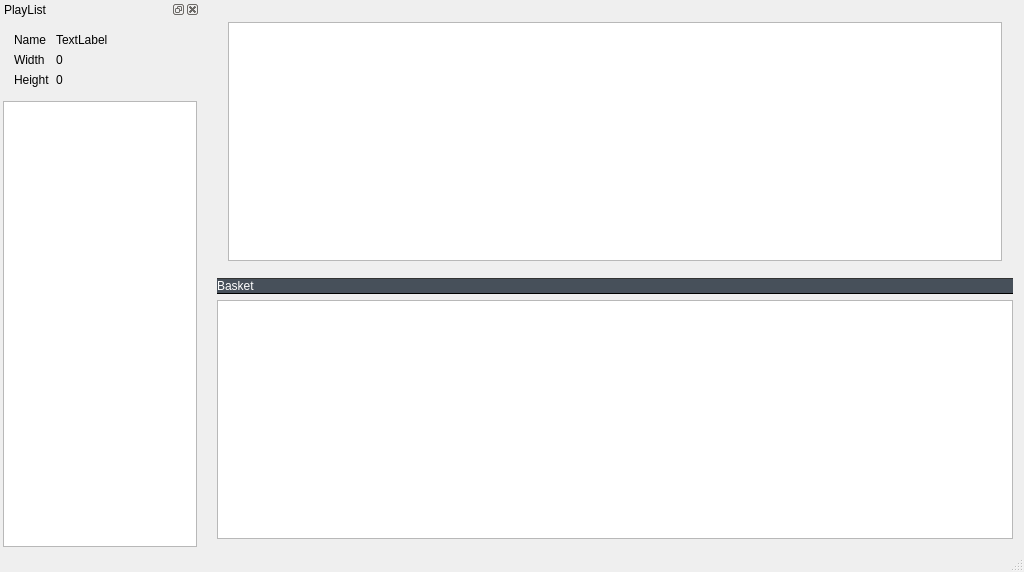
<?xml version="1.0" encoding="UTF-8"?>
<ui version="4.0">
 <class>MainWindow</class>
 <widget class="QMainWindow" name="MainWindow">
  <property name="geometry">
   <rect>
    <x>0</x>
    <y>0</y>
    <width>1024</width>
    <height>572</height>
   </rect>
  </property>
  <property name="windowTitle">
   <string>silica</string>
  </property>
  <property name="styleSheet">
   <string notr="true"/>
  </property>
  <widget class="QWidget" name="centralWidget">
   <layout class="QGridLayout" name="gridLayout">
    <item row="3" column="0">
     <widget class="QWidget" name="basketPane" native="true">
      <property name="autoFillBackground">
       <bool>false</bool>
      </property>
      <property name="styleSheet">
       <string notr="true"/>
      </property>
      <layout class="QVBoxLayout" name="verticalLayout">
       <property name="leftMargin">
        <number>0</number>
       </property>
       <property name="topMargin">
        <number>0</number>
       </property>
       <property name="rightMargin">
        <number>0</number>
       </property>
       <property name="bottomMargin">
        <number>0</number>
       </property>
       <item>
        <widget class="QLabel" name="basketTitle">
         <property name="sizePolicy">
          <sizepolicy hsizetype="Preferred" vsizetype="Preferred">
           <horstretch>0</horstretch>
           <verstretch>0</verstretch>
          </sizepolicy>
         </property>
         <property name="styleSheet">
          <string notr="true">
             color: #FFFFFF;
             background-color: #47505A;
             padding: 0.3em 1em;
             border-top: 1px solid #333333;
             border-bottom: 1px solid #000000;
             max-height: 1em;
          </string>
         </property>
         <property name="text">
          <string>Basket</string>
         </property>
         <property name="indent">
          <number>0</number>
         </property>
        </widget>
       </item>
       <item>
        <widget class="BasketView" name="basketView">
         <property name="lineWidth">
          <number>0</number>
         </property>
        </widget>
       </item>
      </layout>
     </widget>
    </item>
    <item row="0" column="0">
     <widget class="QStackedWidget" name="stackedViews">
      <property name="currentIndex">
       <number>0</number>
      </property>
      <widget class="QWidget" name="pageFav">
       <layout class="QGridLayout" name="gridLayout_4">
        <item row="0" column="0">
         <widget class="PlayListGalleryView" name="playListGallery"/>
        </item>
       </layout>
      </widget>
      <widget class="QWidget" name="pageFileSystem">
       <layout class="QVBoxLayout" name="pageFileSystemLayout">
        <item>
         <widget class="QWidget" name="fsToolBar" native="true">
          <property name="sizePolicy">
           <sizepolicy hsizetype="Preferred" vsizetype="Maximum">
            <horstretch>0</horstretch>
            <verstretch>0</verstretch>
           </sizepolicy>
          </property>
          <property name="styleSheet">
           <string notr="true">             color: #FFFFFF;
             background-color: #47505A;
             padding: 0.3em 1em;
             border-top: 1px solid #333333;
             border-bottom: 1px solid #000000;
             max-height: 1em;</string>
          </property>
          <layout class="QHBoxLayout" name="horizontalLayout">
           <property name="topMargin">
            <number>1</number>
           </property>
           <property name="bottomMargin">
            <number>1</number>
           </property>
           <item>
            <widget class="QPushButton" name="fsBtnCdUp">
             <property name="maximumSize">
              <size>
               <width>16</width>
               <height>26</height>
              </size>
             </property>
             <property name="styleSheet">
              <string notr="true">border: none</string>
             </property>
             <property name="text">
              <string/>
             </property>
             <property name="icon">
              <iconset resource="silica.qrc">
               <normaloff>:/res/toolbar/dir-up.png</normaloff>
               <normalon>:/res/toolbar/dir-up-active.png</normalon>:/res/toolbar/dir-up.png</iconset>
             </property>
            </widget>
           </item>
           <item>
            <widget class="QLineEdit" name="fsEditPath">
             <property name="styleSheet">
              <string notr="true">border: none;
padding: 0 0.25em;
color: #47505A;
background-color: white;
margin: 0.05em;</string>
             </property>
            </widget>
           </item>
          </layout>
         </widget>
        </item>
        <item>
         <widget class="FileSystemView" name="fsView" native="true"/>
        </item>
       </layout>
      </widget>
      <widget class="QWidget" name="pageGallery">
       <layout class="QHBoxLayout" name="galleryLayout">
        <item>
         <widget class="MainImageGalleryView" name="gallery"/>
        </item>
        <item>
         <widget class="MainGraphicsView" name="sideView"/>
        </item>
       </layout>
      </widget>
      <widget class="QWidget" name="pageImageView">
       <layout class="QGridLayout" name="gridLayout_3">
        <item row="0" column="0">
         <widget class="MainGraphicsView" name="graphicsView">
          <property name="verticalScrollBarPolicy">
           <enum>Qt::ScrollBarAlwaysOff</enum>
          </property>
          <property name="horizontalScrollBarPolicy">
           <enum>Qt::ScrollBarAlwaysOff</enum>
          </property>
          <property name="dragMode">
           <enum>QGraphicsView::ScrollHandDrag</enum>
          </property>
         </widget>
        </item>
       </layout>
      </widget>
     </widget>
    </item>
   </layout>
  </widget>
  <widget class="QStatusBar" name="statusBar"/>
  <widget class="QDockWidget" name="sidebar">
   <property name="minimumSize">
    <size>
     <width>200</width>
     <height>289</height>
    </size>
   </property>
   <property name="floating">
    <bool>false</bool>
   </property>
   <property name="windowTitle">
    <string>PlayList</string>
   </property>
   <attribute name="dockWidgetArea">
    <number>1</number>
   </attribute>
   <widget class="QWidget" name="sidebarContent">
    <property name="maximumSize">
     <size>
      <width>200</width>
      <height>16777215</height>
     </size>
    </property>
    <layout class="QVBoxLayout" name="verticalLayout_3">
     <property name="spacing">
      <number>3</number>
     </property>
     <property name="leftMargin">
      <number>3</number>
     </property>
     <property name="topMargin">
      <number>3</number>
     </property>
     <property name="rightMargin">
      <number>3</number>
     </property>
     <property name="bottomMargin">
      <number>3</number>
     </property>
     <item>
      <widget class="QWidget" name="infoWidget" native="true">
       <layout class="QFormLayout" name="formLayout_2">
        <property name="fieldGrowthPolicy">
         <enum>QFormLayout::FieldsStayAtSizeHint</enum>
        </property>
        <item row="0" column="0">
         <widget class="QLabel" name="lblNamePrefix">
          <property name="text">
           <string>Name</string>
          </property>
         </widget>
        </item>
        <item row="1" column="0">
         <widget class="QLabel" name="lblWidthPrefix">
          <property name="text">
           <string>Width</string>
          </property>
         </widget>
        </item>
        <item row="1" column="1">
         <widget class="QLabel" name="lblWidth">
          <property name="text">
           <string>0</string>
          </property>
         </widget>
        </item>
        <item row="2" column="0">
         <widget class="QLabel" name="lblHeightPrefix">
          <property name="text">
           <string>Height</string>
          </property>
         </widget>
        </item>
        <item row="2" column="1">
         <widget class="QLabel" name="lblHeight">
          <property name="text">
           <string>0</string>
          </property>
         </widget>
        </item>
        <item row="0" column="1">
         <widget class="QLabel" name="lblName">
          <property name="text">
           <string>TextLabel</string>
          </property>
         </widget>
        </item>
       </layout>
      </widget>
     </item>
     <item>
      <widget class="QListWidget" name="playListWidget">
       <property name="maximumSize">
        <size>
         <width>200</width>
         <height>16777215</height>
        </size>
       </property>
      </widget>
     </item>
    </layout>
   </widget>
  </widget>
 </widget>
 <layoutdefault spacing="6" margin="11"/>
 <customwidgets>
  <customwidget>
   <class>MainGraphicsView</class>
   <extends>QGraphicsView</extends>
   <header>ui/MainGraphicsView.h</header>
  </customwidget>
  <customwidget>
   <class>PlayListGalleryView</class>
   <extends>QGraphicsView</extends>
   <header>ui/PlayListGalleryView.h</header>
  </customwidget>
  <customwidget>
   <class>BasketView</class>
   <extends>QGraphicsView</extends>
   <header>ui/BasketView.h</header>
  </customwidget>
  <customwidget>
   <class>MainImageGalleryView</class>
   <extends>QGraphicsView</extends>
   <header>ui/MainImageGalleryView.h</header>
  </customwidget>
  <customwidget>
   <class>FileSystemView</class>
   <extends>QWidget</extends>
   <header>ui/FileSystemView.h</header>
  </customwidget>
 </customwidgets>
 <resources>
  <include location="silica.qrc"/>
 </resources>
 <connections/>
</ui>
